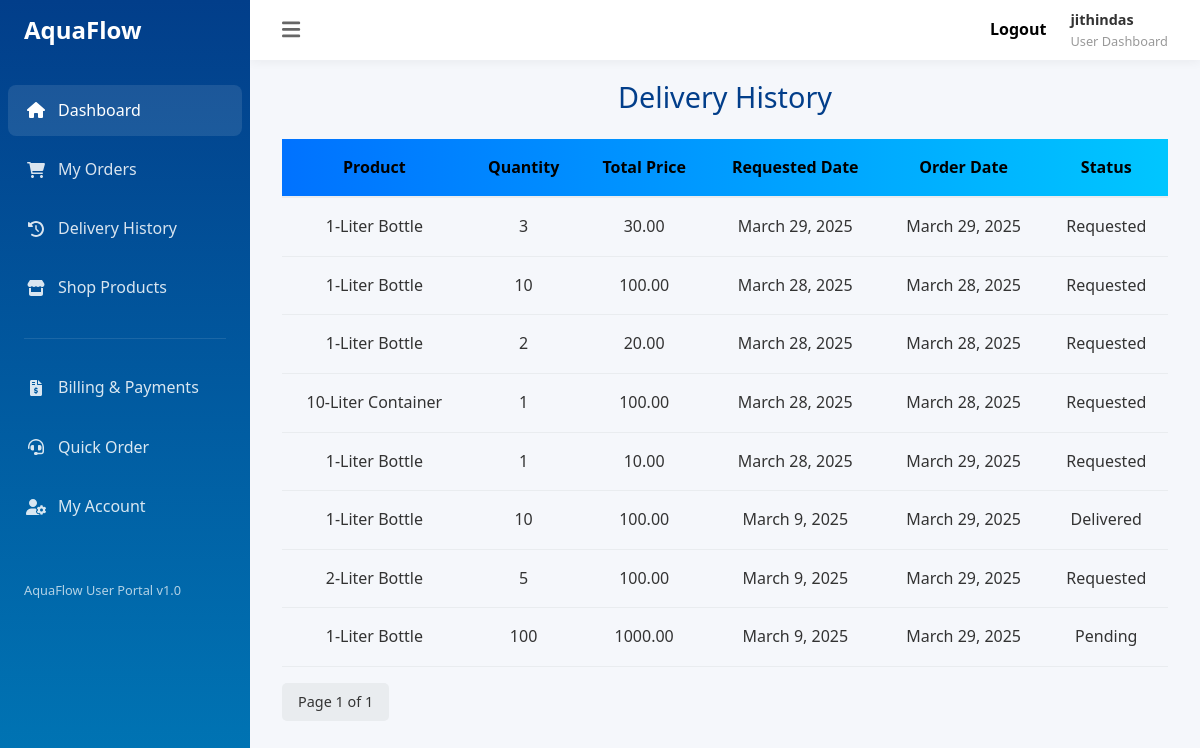
Before: /history (signed in) with the older database file.
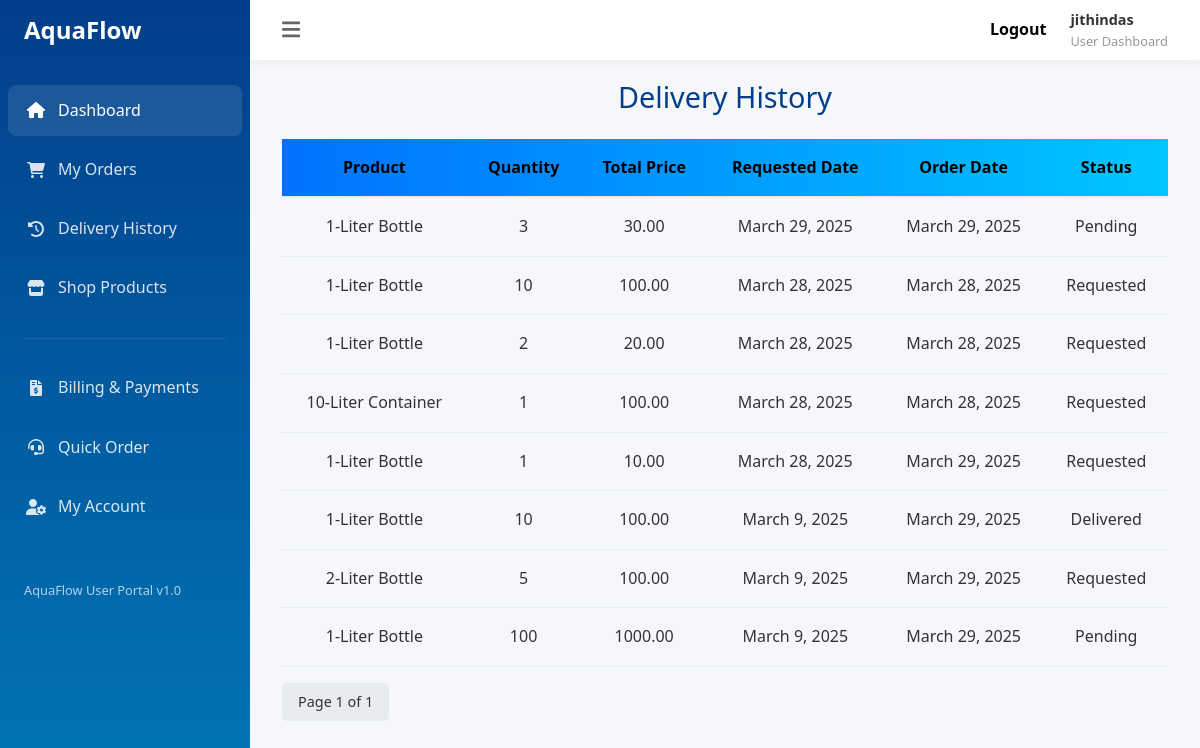
After: the same page with the newer database file.
### app/models.py (models this page shows, shortened)
class Order(models.Model):
    STATUS_CHOICES = (
        ('Requested', 'Requested'),
        ('Pending', 'Pending'),
        ('Delivered', 'Delivered'),
        ('Cancelled', 'Cancelled'),
    )
    customer = models.ForeignKey(User, on_delete=models.CASCADE)
    product = models.ForeignKey(Product, on_delete=models.CASCADE)
    quantity = models.PositiveIntegerField()
    total_price = models.DecimalField(max_digits=10, decimal_places=2, blank=True, null=True)
    order_date = models.DateField()
    created_date=models.DateField(auto_now_add=True,null=True,blank=True)
    razorpay_order_id = models.CharField(max_length=100, blank=True, null=True)
    razorpay_payment_id = models.CharField(max_length=100, blank=True, null=True)
    razorpay_signature = models.CharField(max_length=100, blank=True, null=True)
    is_paid = models.BooleanField(default=False)
    status = models.CharField(
        max_length=20,
        choices=STATUS_CHOICES,
        default='Requested',
    )

class Product(models.Model):
    size = models.CharField(max_length=100)
    price = models.DecimalField(max_digits=10, decimal_places=2)
    description = models.TextField(null=True,blank=True)
    def __str__(self):
        return f"{self.size}"

### app/views.py (the view)
# urls.py: path('history', History_View.as_view(),name='history'),
class History_View(View):
    def get(self, request):
        orders_list = Order.objects.filter(customer=request.user).order_by('-id')
        paginator = Paginator(orders_list, 10)
        page_number = request.GET.get('page')
        orders = paginator.get_page(page_number)
        return render(request, 'history.html', {'orders': orders})

### app/templates/history.html (shortened to what this page needs)
{% extends 'user.html' %}
{% block content %}
<h1 class="page-title text-center">Delivery History</h1>
<table>
    <thead class="table_head">
        <tr>
            <th>Product</th>
            <th>Quantity</th>
            <th>Total Price</th>
            <th>Requested Date</th>
            <th>Order Date</th>
            <th>Status</th>
        </tr>
    </thead>
    <tbody>
        {% for i in orders %}
        <tr>
            <td>{{ i.product }}</td>
            <td>{{ i.quantity }}</td>
            <td>{{ i.total_price }}</td>
            <td>{{i.created_date}}</td>
            <td>{{ i.order_date }}</td>
            <td>{{ i.status }}</td>
        </tr>
        {% empty %}
        <tr>
            <td colspan="5">No orders yet.</td>
        </tr>
        {% endfor %}
    </tbody>
</table>
<div class="pagination mt-3">
    <span class="btn btn-secondary">Page {{ orders.number }} of {{ orders.paginator.num_pages }}</span>
</div>
{% endblock %}

Changed rows visible on the page:
changed Order (number 1 of 8 on the later page): status "Requested" → "Pending"
